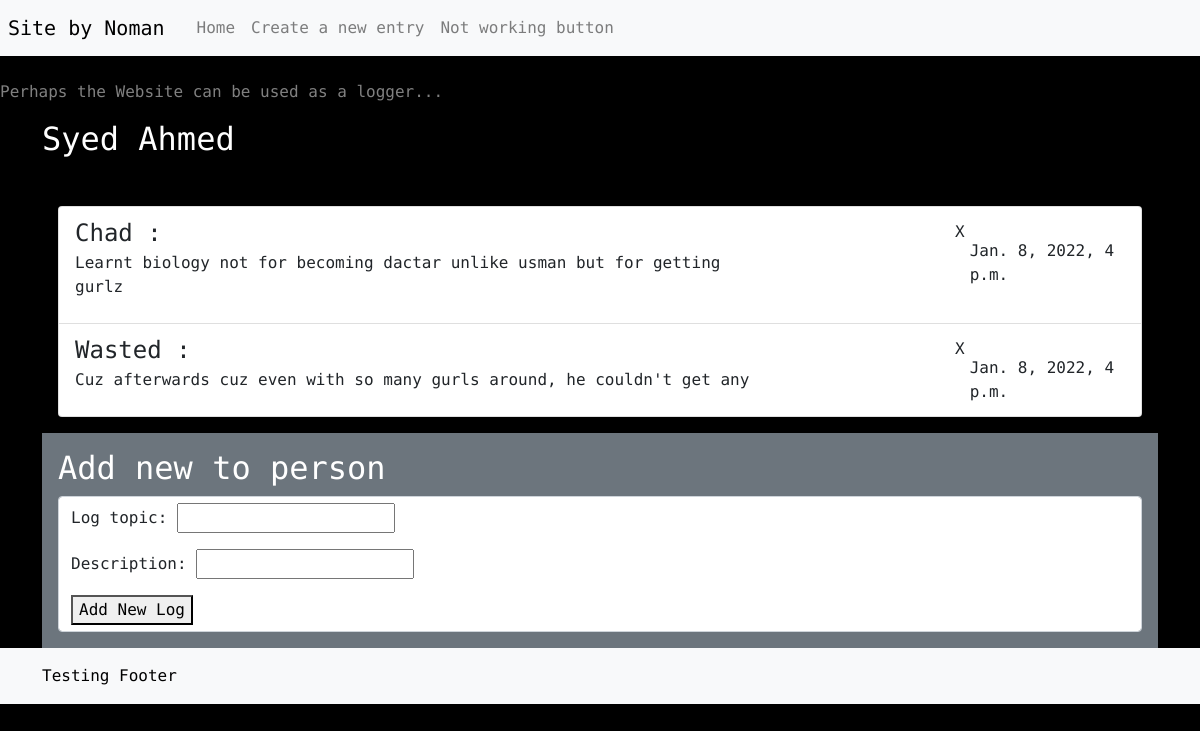
The page /list/21 on the database its author committed.
### main/models.py (models this page shows, shortened)
class Person(models.Model):
    first_name = models.CharField(max_length=40)
    last_name = models.CharField(max_length=40)
    def __str__(self):
        return self.first_name + " " + self.last_name

class FavoriteSubject(models.Model):
    person = models.ForeignKey(Person, on_delete=models.CASCADE)
    subject = models.CharField(max_length=40)
    reason = models.CharField(max_length=300)
    date_created = models.DateTimeField(default=datetime.datetime.now)

### main/views.py (the view)
# urls.py: path("list/<int:id>", views.list,name="list"), path("create/", views.create,name="create"),
def list(request,id):
    ls = Person.objects.get(id=id)
    if(request.method == "POST" and "save" in request.POST):
        form = AddSubjectToPerson(request.POST)
        if (form.is_valid()):
            sub = form.cleaned_data["subject"]
            reason = form.cleaned_data["reason"]
            ls.favoritesubject_set.create(subject=sub,reason=reason)
            ls.save()
    else:
        form = AddSubjectToPerson()
    response = render(request,"main/list.html",{"ls":ls,"form":form})
    return response

### main/forms.py
class AddSubjectToPerson(forms.Form):
    subject = forms.CharField(label="Log topic",max_length=30)
    reason = forms.CharField(label="Description",max_length=200)

### main/templates/main/list.html (shortened to what this page needs)
{% extends 'main/base.html'%}
{% block mainBody %}
<h2>{{ls}}</h2><br>
<ul class="list-group m-3">
    {%for item in ls.favoritesubject_set.all%}
    <li class="list-group-item d-inline-flex justify-content-between container">
        <p class="gx-3 col-8"><span class="fs-4 ">{{item.subject}} :</span> <br> {{item.reason}}</p>
        <p class="text-dark-50 col-2 float-end fs-6">
        <form method="post">{%csrf_token%}<button type="input" name="deletor" class="btn btn-primary-s p-1" formaction="/list/{{ls.id}}/delete/{{item.id}}" id="{{item.id}}">X</button></form><br>{{item.date_created}}</p>
    </li>
    {%endfor%}
</ul>
<div class="container bg-secondary p-3">
    <h2 class="text-white:">Add new to person</h2>
    <form method="post" action="#" class="form-control form-md-inline bg-secondary-50">
        {{form.as_p}}
        <button type="submit" name="save">Add New Log</button>
    </form>
</div>
{% endblock%}

### main/templates/main/base.html (style rules this page uses)
body { font-family: 'Fira Mono', monospace; background-color:black;color:rgb(255, 255, 255) }

### rows shown on the page
Person: first_name+last_name "Syed Ahmed"
FavoriteSubject: subject "Chad", reason "Learnt biology not for becoming dactar unlike usman but for getting gurlz", date_created "Jan. 8, 2022, 4 p.m."
FavoriteSubject: subject "Wasted", reason "Cuz afterwards cuz even with so many gurls around, he couldn't get any", date_created "Jan. 8, 2022, 4 p.m."
